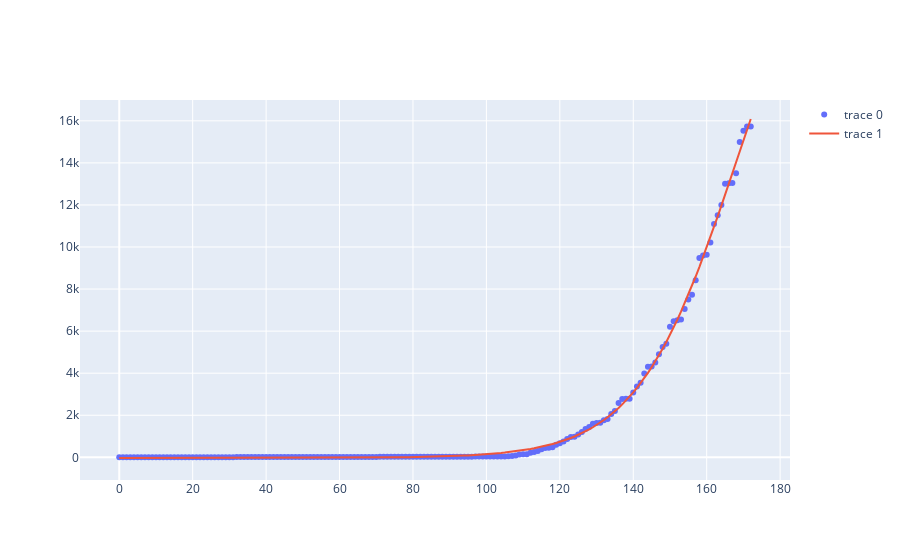

This figure's notebook cell:
### Code cell
fig = make_subplots()

# Add traces
fig.add_trace(
    go.Scatter(x=ts_df.index, y=ts_df['Cumulative_cases'], mode='markers')
)

fig.add_trace(
    go.Scatter(x=x, y=y, mode='lines')
)
#fig.update_yaxes(type="log")


fig.show()

### Figure 1 — Plotly figure (JSON) as saved in the notebook; plotly's stock layout.template omitted (floating-point values rounded to 4 significant figures; data arrays with more than 128 entries replaced by an {"elided": "..."} marker saying what was removed)
{"data": [{"mode": "markers", "type": "scatter", "x": {"elided": "173 int values"}, "y": {"elided": "173 int values"}}, {"mode": "lines", "type": "scatter", "x": {"elided": "173 int values"}, "y": {"elided": "173 float values"}}], "layout": {"xaxis": {"anchor": "y", "domain": [0, 1]}, "yaxis": {"anchor": "x", "domain": [0, 1]}}}
